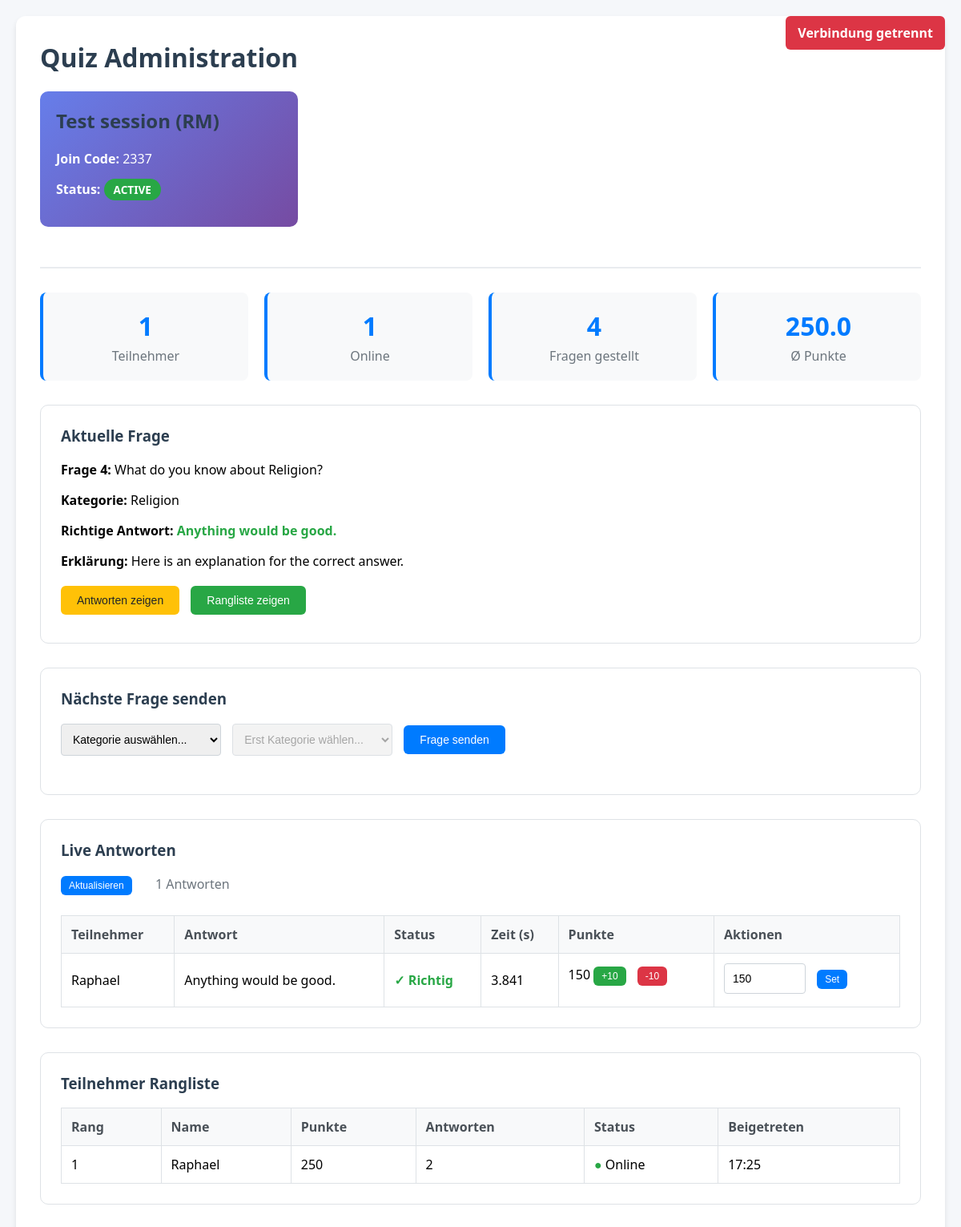
Page /my-admin/2337/ on the committed database.
### quiz_app/models.py (models this page shows, shortened)
class Session(models.Model):
    STATUS_CHOICES = [
        ('waiting', 'Waiting to Start'),
        ('active', 'Active'),
        ('paused', 'Paused'),
        ('finished', 'Finished'),
    ]
    id = models.AutoField(primary_key=True)
    session_code = models.UUIDField(default=uuid.uuid4, unique=True, editable=False)
    join_code = models.CharField(max_length=4, unique=True)
    name = models.CharField(max_length=200, default="Quiz Session")
    status = models.CharField(max_length=20, choices=STATUS_CHOICES, default='waiting')
    current_question = models.ForeignKey(
        Question,
        on_delete=models.SET_NULL,
        null=True,
        blank=True,
        related_name="current_for_sessions"
    )
    current_question_number = models.IntegerField(default=0)
    total_questions = models.IntegerField(default=0)
    question_start_time = models.DateTimeField(null=True, blank=True)
    show_answers = models.BooleanField(default=False)
    show_leaderboard = models.BooleanField(default=False)
    auto_advance = models.BooleanField(default=False, help_text="Auto advance to next question")
    show_correct_answer = models.BooleanField(default=True)
    allow_late_joins = models.BooleanField(default=True)
    created_at = models.DateTimeField(default=timezone.now)
    started_at = models.DateTimeField(null=True, blank=True)
    finished_at = models.DateTimeField(null=True, blank=True)
    class Meta:
        ordering = ['-created_at']

class Question(models.Model):
    DIFFICULTY_CHOICES = [
        ('easy', 'Easy'),
        ('medium', 'Medium'),
        ('hard', 'Hard'),
    ]
    id = models.AutoField(primary_key=True)
    category = models.ForeignKey(Category, on_delete=models.CASCADE, related_name="questions")
    question_text = models.TextField()
    correct_answer = models.CharField(max_length=255)
    wrong_answers = models.JSONField(default=list, blank=True)
    difficulty = models.CharField(max_length=10, choices=DIFFICULTY_CHOICES, default='medium')
    points = models.IntegerField(default=100, help_text="Points awarded for correct answer")
    time_limit = models.IntegerField(default=30, help_text="Time limit in seconds")
    explanation = models.TextField(blank=True, null=True, help_text="Explanation for the correct answer")
    created_at = models.DateTimeField(default=timezone.now)
    class Meta:
        ordering = ['category', 'question_text']

class Category(models.Model):
    id = models.AutoField(primary_key=True)
    name = models.CharField(max_length=120, unique=True)
    description = models.TextField(blank=True, null=True)
    created_at = models.DateTimeField(default=timezone.now)
    class Meta:
        verbose_name_plural = "Categories"
        ordering = ['name']

class ParticipantAnswer(models.Model):
    id = models.AutoField(primary_key=True)
    participant = models.ForeignKey(Participant, on_delete=models.CASCADE, related_name="answers")
    question = models.ForeignKey(Question, on_delete=models.CASCADE, related_name="participant_answers")
    chosen_answer = models.CharField(max_length=255)
    is_correct = models.BooleanField(default=False)
    points_awarded = models.IntegerField(default=0)
    time_taken = models.FloatField(null=True, blank=True, help_text="Time in seconds to answer")
    submitted_at = models.DateTimeField(default=timezone.now)
    class Meta:
        unique_together = ['participant', 'question']
        ordering = ['submitted_at']

class Participant(models.Model):
    id = models.AutoField(primary_key=True)
    session = models.ForeignKey(Session, on_delete=models.CASCADE, related_name="participants")
    name = models.CharField(max_length=80)
    points = models.IntegerField(default=0)
    is_connected = models.BooleanField(default=True)
    joined_at = models.DateTimeField(default=timezone.now)
    last_seen = models.DateTimeField(auto_now=True)
    class Meta:
        unique_together = ['session', 'name']
        ordering = ['-points', 'name']

### quiz_app/views.py (the view)
# urls.py: path("my-admin/<str:join_code>/", views.admin_dashboard, name="admin_dashboard"),
def admin_dashboard(request, join_code):
    session = get_object_or_404(Session, join_code=join_code)
    categories = Category.objects.all()
    questions = Question.objects.select_related('category').all()
    participants = session.participants.all().order_by('-points', 'name')
    current_answers = []
    if session.current_question:
        current_answers = ParticipantAnswer.objects.filter(
            question=session.current_question,
            participant__session=session
        ).select_related('participant').order_by('-submitted_at')
    stats = {
        'total_participants': participants.count(),
        'connected_participants': participants.filter(is_connected=True).count(),
        'total_questions_asked': session.current_question_number,
        'average_score': participants.aggregate(avg_score=Avg('points'))['avg_score'] or 0,
    }
    context = {
        "session": session,
        "categories": categories,
        "questions": questions,
        "current_answers": current_answers,
        "participants": participants,
        "stats": stats,
    }
    return render(request, "quiz_app/admin_dashboard.html", context)

### quiz_app/templates/quiz_app/admin_dashboard.html (shortened to what this page needs)
<!DOCTYPE html>
<html lang="de">
<head>
</head>
<body>
    <div id="connection-status" class="connection-status connecting">
    </div>
    <div class="container">
        <div class="header">
            <div>
                <h1>Quiz Administration</h1>
                <div class="session-info">
                    <h2>{{ session.name }}</h2>
                    <p><strong>Join Code:</strong> {{ session.join_code }}</p>
                    <p><strong>Status:</strong>
                        <span class="status-badge status-{{ session.status }}">{{ session.get_status_display }}</span>
                    </p>
                </div>
            </div>
        </div>
        <div class="session-stats">
            <div class="stat-card">
                <div class="stat-number" id="participant-count">{{ stats.total_participants }}</div>
                <div class="stat-label">Teilnehmer</div>
            </div>
            <div class="stat-card">
                <div class="stat-number" id="connected-count">{{ stats.connected_participants }}</div>
                <div class="stat-label">Online</div>
            </div>
            <div class="stat-card">
                <div class="stat-number" id="question-count">{{ stats.total_questions_asked }}</div>
                <div class="stat-label">Fragen gestellt</div>
            </div>
            <div class="stat-card">
                <div class="stat-number" id="average-score">{{ stats.average_score|floatformat:1 }}</div>
                <div class="stat-label">Ø Punkte</div>
            </div>
        </div>
        <div class="section">
            <h3>Aktuelle Frage</h3>
            <div id="current-question-display">
                {% if session.current_question %}
                    <p><strong>Frage {{ session.current_question_number }}:</strong> {{ session.current_question.question_text }}</p>
                    <p><strong>Kategorie:</strong> {{ session.current_question.category.name }}</p>
                    <p><strong>Richtige Antwort:</strong> <span class="correct">{{ session.current_question.correct_answer }}</span></p>
                    {% if session.current_question.explanation %}
                        <p><strong>Erklärung:</strong> {{ session.current_question.explanation }}</p>
                    {% endif %}
                {% else %}
                    <p>Keine aktuelle Frage. Wählen Sie eine Frage aus, um zu beginnen.</p>
                {% endif %}
            </div>
            <div style="margin-top: 20px;">
                <button id="show-answers-btn" class="btn btn-warning">Antworten zeigen</button>
                <button id="show-leaderboard-btn" class="btn btn-success">Rangliste zeigen</button>
            </div>
        </div>
        <div class="section">
            <h3>Nächste Frage senden</h3>
            <div style="margin-bottom: 15px;">
                <select id="category-selector">
                    <option value="">Kategorie auswählen...</option>
                </select>
                <select id="question-selector" disabled>
                    <option value="">Erst Kategorie wählen...</option>
                </select>
                <button id="send-question-btn" class="btn btn-primary" disabled>Frage senden</button>
            </div>
        </div>
        <div class="section">
            <h3>Live Antworten</h3>
            <div style="margin-bottom: 15px;">
                <button id="refresh-answers-btn" class="btn btn-primary btn-sm">Aktualisieren</button>
                <span id="answer-count" style="margin-left: 15px; color: #6c757d;">0 Antworten</span>
            </div>
            <table id="answers-table">
                <thead>
                    <tr>
                        <th>Teilnehmer</th>
                        <th>Antwort</th>
                        <th>Status</th>
                        <th>Zeit (s)</th>
                        <th>Punkte</th>
                        <th>Aktionen</th>
                    </tr>
                </thead>
                <tbody id="answers-tbody">
                    {% for answer in current_answers %}
                    <tr data-answer-id="{{ answer.id }}">
                        <td>{{ answer.participant.name }}</td>
                        <td>{{ answer.chosen_answer }}</td>
                        <td>
                            {% if answer.is_correct %}
                                <span class="correct">✓ Richtig</span>
                            {% else %}
                                <span class="incorrect">✗ Falsch</span>
                            {% endif %}
                        </td>
                        <td>{{ answer.time_taken|default:"-" }}</td>
                        <td class="points-cell" data-answer-id="{{ answer.id }}">
                            <span class="points-value">{{ answer.points_awarded }}</span>
                            <button class="btn btn-sm btn-success" onclick="updatePoints({{ answer.id }}, 10)">+10</button>
                            <button class="btn btn-sm btn-danger" onclick="updatePoints({{ answer.id }}, -10)">-10</button>
                        </td>
                        <td>
                            <input type="number" class="points-input" value="{{ answer.points_awarded }}" min="0" max="1000" style="width: 80px;">
                            <button class="btn btn-sm btn-primary" onclick="setPoints({{ answer.id }})">Set</button>
                        </td>
                    </tr>
                    {% endfor %}
                </tbody>
            </table>
        </div>
        <div class="section">
            <h3>Teilnehmer Rangliste</h3>
            <table id="participants-table">
                <thead>
                    <tr>
                        <th>Rang</th>
                        <th>Name</th>
                        <th>Punkte</th>
                        <th>Antworten</th>
                        <th>Status</th>
                        <th>Beigetreten</th>
                    </tr>
                </thead>
                <tbody id="participants-tbody">
                    {% for participant in participants %}
                    <tr data-participant-id="{{ participant.id }}">
                        <td>{{ forloop.counter }}</td>
                        <td>{{ participant.name }}</td>
                        <td class="participant-points">{{ participant.points }}</td>
                        <td>{{ participant.answers.count }}</td>
                        <td>
                            {% if participant.is_connected %}
                                <span style="color: #28a745;">●</span> Online
                            {% else %}
                                <span style="color: #6c757d;">●</span> Offline
                            {% endif %}
                        </td>
                        <td>{{ participant.joined_at|date:"H:i" }}</td>
                    </tr>
                    {% endfor %}
                </tbody>
            </table>
        </div>
    </div>
</body>
</html>

### quiz_app/templates/quiz_app/admin_dashboard.html (style rules this page uses)
body { font-family: 'Segoe UI', Tahoma, Geneva, Verdana, sans-serif; margin: 0; padding: 20px; background-color: #f5f7fa; }
.container { max-width: 1400px; margin: 0 auto; background-color: #fff; padding: 30px; border-radius: 12px; box-shadow: 0 4px 6px rgba(0,0,0,0.1); }
.header { display: flex; justify-content: space-between; align-items: center; margin-bottom: 30px; padding-bottom: 20px; border-bottom: 2px solid #e9ecef; }
.session-info { background: linear-gradient(135deg, #667eea 0%, #764ba2 100%); color: white; padding: 20px; border-radius: 10px; margin-bottom: 30px; }
.session-stats { display: grid; grid-template-columns: repeat(auto-fit, minmax(200px, 1fr)); gap: 20px; margin-bottom: 30px; }
.stat-card { background: #f8f9fa; padding: 20px; border-radius: 8px; border-left: 4px solid #007bff; text-align: center; }
.stat-number { font-size: 2em; font-weight: bold; color: #007bff; }
.stat-label { color: #6c757d; margin-top: 5px; }
h1, h2, h3 { color: #2c3e50; margin-top: 0; }
.section { background: #fff; margin-bottom: 30px; padding: 25px; border-radius: 10px; border: 1px solid #dee2e6; }
table { width: 100%; border-collapse: collapse; margin-top: 15px; }
th, td { border: 1px solid #dee2e6; padding: 12px; text-align: left; }
th { background-color: #f8f9fa; font-weight: 600; color: #495057; }
.correct { color: #28a745; font-weight: bold; }
.status-badge { padding: 4px 12px; border-radius: 20px; font-size: 0.85em; font-weight: bold; text-transform: uppercase; }
.status-active { background: #28a745; color: white; }
.btn { padding: 10px 20px; border: none; border-radius: 6px; cursor: pointer; font-size: 14px; font-weight: 500; transition: all 0.3s ease; margin-right: 10px; margin-bottom: 10px; }
.btn-primary { background-color: #007bff; color: white; }
.btn-success { background-color: #28a745; color: white; }
.btn-warning { background-color: #ffc107; color: #212529; }
.btn-danger { background-color: #dc3545; color: white; }
.btn-sm { padding: 5px 10px; font-size: 12px; }
select, input { padding: 10px; border: 1px solid #ced4da; border-radius: 4px; font-size: 14px; margin-right: 10px; }
select { min-width: 200px; }
.connection-status { position: fixed; top: 20px; right: 20px; padding: 10px 15px; border-radius: 6px; color: white; font-weight: bold; z-index: 1000; }
.disconnected { background-color: #dc3545; }

### rows in the picture
Session: name "Test session (RM)", join_code "2337", status "ACTIVE", current_question_number "4", current_question.question_text "What do you know about Religion?", current_question.category.name "Religion", current_question.correct_answer "Anything would be good.", current_question.explanation "Here is an explanation for the correct answer."
ParticipantAnswer: participant.name "Raphael", chosen_answer "Anything would be good.", is_correct "✓ Richtig", time_taken "3.841", points_awarded "150"
Participant: name "Raphael", points "250", answers.count "2", is_connected "Online", joined_at "17:25"

### other values in the picture
{{ stats.total_participants }} "1"
{{ stats.connected_participants }} "1"
{{ stats.total_questions_asked }} "4"
{{ stats.average_score|floatformat:1 }} "250.0"
